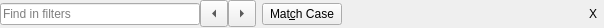
<?xml version="1.0" encoding="UTF-8"?>
<ui version="4.0">
 <class>FindBar</class>
 <widget class="QWidget" name="FindBar">
  <property name="geometry">
   <rect>
    <x>0</x>
    <y>0</y>
    <width>604</width>
    <height>28</height>
   </rect>
  </property>
  <property name="sizePolicy">
   <sizepolicy hsizetype="Preferred" vsizetype="Minimum">
    <horstretch>0</horstretch>
    <verstretch>0</verstretch>
   </sizepolicy>
  </property>
  <property name="windowTitle">
   <string>Form</string>
  </property>
  <layout class="QHBoxLayout" name="horizontalLayout_2" stretch="0,0,0,1,0">
   <property name="margin">
    <number>0</number>
   </property>
   <item>
    <layout class="QHBoxLayout" name="horizontalLayout">
     <property name="spacing">
      <number>0</number>
     </property>
     <item>
      <widget class="adblock_dash::LineEdit" name="text">
       <property name="minimumSize">
        <size>
         <width>200</width>
         <height>0</height>
        </size>
       </property>
       <property name="placeholderText">
        <string>Find in filters</string>
       </property>
      </widget>
     </item>
     <item>
      <widget class="QToolButton" name="prev">
       <property name="toolTip">
        <string>Find previous occurence of the phrase</string>
       </property>
       <property name="text">
        <string>...</string>
       </property>
       <property name="iconSize">
        <size>
         <width>20</width>
         <height>20</height>
        </size>
       </property>
       <property name="arrowType">
        <enum>Qt::LeftArrow</enum>
       </property>
      </widget>
     </item>
     <item>
      <widget class="QToolButton" name="next">
       <property name="toolTip">
        <string>Find next occurence of the phrase</string>
       </property>
       <property name="text">
        <string>...</string>
       </property>
       <property name="iconSize">
        <size>
         <width>20</width>
         <height>20</height>
        </size>
       </property>
       <property name="arrowType">
        <enum>Qt::RightArrow</enum>
       </property>
      </widget>
     </item>
    </layout>
   </item>
   <item>
    <widget class="QPushButton" name="matchCase">
     <property name="sizePolicy">
      <sizepolicy hsizetype="Minimum" vsizetype="Maximum">
       <horstretch>0</horstretch>
       <verstretch>0</verstretch>
      </sizepolicy>
     </property>
     <property name="toolTip">
      <string>Search with case sensitivity</string>
     </property>
     <property name="text">
      <string>Mat&amp;ch Case</string>
     </property>
     <property name="checkable">
      <bool>true</bool>
     </property>
    </widget>
   </item>
   <item>
    <widget class="QLabel" name="message">
     <property name="text">
      <string/>
     </property>
    </widget>
   </item>
   <item>
    <spacer name="horizontalSpacer">
     <property name="orientation">
      <enum>Qt::Horizontal</enum>
     </property>
     <property name="sizeHint" stdset="0">
      <size>
       <width>40</width>
       <height>20</height>
      </size>
     </property>
    </spacer>
   </item>
   <item>
    <widget class="QToolButton" name="close">
     <property name="toolTip">
      <string>Close find bar</string>
     </property>
     <property name="text">
      <string>X</string>
     </property>
     <property name="shortcut">
      <string>Esc</string>
     </property>
     <property name="autoRaise">
      <bool>true</bool>
     </property>
    </widget>
   </item>
  </layout>
 </widget>
 <customwidgets>
  <customwidget>
   <class>adblock_dash::LineEdit</class>
   <extends>QLineEdit</extends>
   <header>line_edit.hpp</header>
  </customwidget>
 </customwidgets>
 <resources/>
 <connections/>
</ui>
